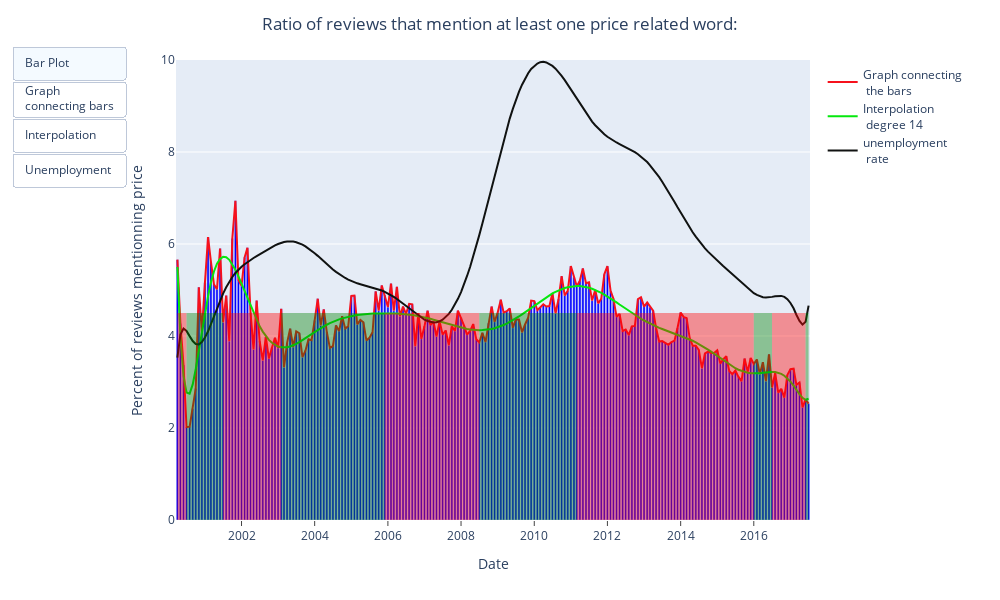

Source (notebook cell):
### Code cell
fig_1e = go.Figure(fig_1d)

colors=['red','green']
annotations=['','','decline', 'increase']
for i in range(len(x_positions)-1):
    fig_1e.add_vrect(x0=str(x_positions[i]), x1=str(x_positions[i+1]), y0=0, y1= 0.45,
              fillcolor=colors[i%2], opacity=0.4, line_width=0)
    annotations[i%4] = ''

fig_1e.show()

### Figure 1 — Plotly figure (JSON) as saved in the notebook; plotly's stock layout.template omitted (floating-point values rounded to 4 significant figures; data arrays with more than 128 entries replaced by an {"elided": "..."} marker saying what was removed)
{"data": [{"alignmentgroup": "True", "hovertemplate": "month_year=%{x}<br>ratio=%{y}<extra></extra>", "legendgroup": "", "marker": {"color": "blue", "pattern": {"shape": ""}}, "name": "", "offsetgroup": "", "orientation": "v", "showlegend": false, "textposition": "auto", "type": "bar", "x": {"elided": "208 str values"}, "xaxis": "x", "y": {"elided": "208 float values"}, "yaxis": "y"}, {"line": {"color": "#f6111c"}, "name": "Graph connecting <br> the bars", "type": "scatter", "x": {"elided": "208 str values"}, "y": {"elided": "208 float values"}}, {"line": {"color": "#05e80d"}, "name": "Interpolation <br> degree 14", "type": "scatter", "x": {"elided": "208 str values"}, "y": {"elided": "208 float values"}}, {"line": {"color": "#101211"}, "name": "unemployment <br> rate", "type": "scatter", "x": {"elided": "208 str values"}, "y": {"elided": "208 float values"}}], "layout": {"autosize": false, "barmode": "relative", "height": 600, "legend": {"tracegroupgap": 0}, "margin": {"l": 30, "r": 190, "t": 60}, "paper_bgcolor": "rgba(0,0,0,0)", "shapes": [{"fillcolor": "red", "line": {"width": 0}, "opacity": 0.4, "type": "rect", "x0": "2000-04", "x1": "2000-07", "xref": "x", "y0": 0, "y1": 0.45, "yref": "y domain"}, {"fillcolor": "green", "line": {"width": 0}, "opacity": 0.4, "type": "rect", "x0": "2000-07", "x1": "2001-07", "xref": "x", "y0": 0, "y1": 0.45, "yref": "y domain"}, {"fillcolor": "red", "line": {"width": 0}, "opacity": 0.4, "type": "rect", "x0": "2001-07", "x1": "2003-02", "xref": "x", "y0": 0, "y1": 0.45, "yref": "y domain"}, {"fillcolor": "green", "line": {"width": 0}, "opacity": 0.4, "type": "rect", "x0": "2003-02", "x1": "2005-12", "xref": "x", "y0": 0, "y1": 0.45, "yref": "y domain"}, {"fillcolor": "red", "line": {"width": 0}, "opacity": 0.4, "type": "rect", "x0": "2005-12", "x1": "2008-07", "xref": "x", "y0": 0, "y1": 0.45, "yref": "y domain"}, {"fillcolor": "green", "line": {"width": 0}, "opacity": 0.4, "type": "rect", "x0": "2008-07", "x1": "2011-03", "xref": "x", "y0": 0, "y1": 0.45, "yref": "y domain"}, {"fillcolor": "red", "line": {"width": 0}, "opacity": 0.4, "type": "rect", "x0": "2011-03", "x1": "2016-01", "xref": "x", "y0": 0, "y1": 0.45, "yref": "y domain"}, {"fillcolor": "green", "line": {"width": 0}, "opacity": 0.4, "type": "rect", "x0": "2016-01", "x1": "2016-07", "xref": "x", "y0": 0, "y1": 0.45, "yref": "y domain"}, {"fillcolor": "red", "line": {"width": 0}, "opacity": 0.4, "type": "rect", "x0": "2016-07", "x1": "2017-06", "xref": "x", "y0": 0, "y1": 0.45, "yref": "y domain"}, {"fillcolor": "green", "line": {"width": 0}, "opacity": 0.4, "type": "rect", "x0": "2017-06", "x1": "2017-07", "xref": "x", "y0": 0, "y1": 0.45, "yref": "y domain"}], "title": {"text": "Ratio of reviews that mention at least one price related word:", "x": 0.5}, "updatemenus": [{"buttons": [{"args": [{"visible": false}, [0]], "args2": [{"visible": true}, [0]], "label": "Bar Plot", "method": "restyle", "visible": true}, {"args": [{"visible": false}, [1]], "args2": [{"visible": true}, [1]], "label": "Graph <br>connecting bars", "method": "restyle", "visible": true}, {"args": [{"visible": false}, [2]], "args2": [{"visible": true}, [2]], "label": "Interpolation", "method": "restyle", "visible": true}, {"args": [{"visible": false}, [3]], "args2": [{"visible": true}, [3]], "label": "Unemployment", "method": "restyle", "visible": true}], "direction": "down", "type": "buttons", "x": -0.08, "y": 1.03}], "width": 1000, "xaxis": {"anchor": "y", "domain": [0, 1], "ticks": "outside", "title": {"text": "Date"}}, "yaxis": {"anchor": "x", "domain": [0, 1], "range": [0, 10], "title": {"text": "Percent of reviews mentionning price"}}}}
